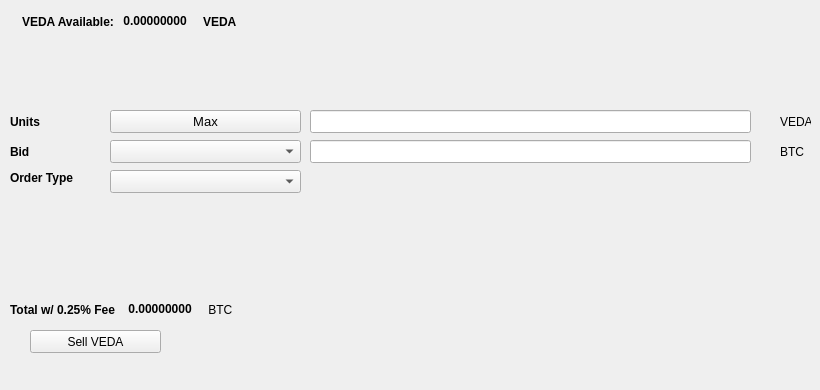
   <widget class="QWidget" name="SellTab">
    <attribute name="title">
     <string>Sell</string>
    </attribute>
    <widget class="QLabel" name="label_16">
     <property name="geometry">
      <rect>
       <x>780</x>
       <y>140</y>
       <width>31</width>
       <height>23</height>
      </rect>
     </property>
     <property name="text">
      <string>BTC</string>
     </property>
    </widget>
    <widget class="QComboBox" name="SellBidcomboBox">
     <property name="geometry">
      <rect>
       <x>110</x>
       <y>140</y>
       <width>191</width>
       <height>23</height>
      </rect>
     </property>
     <property name="font">
      <font>
       <pointsize>10</pointsize>
      </font>
     </property>
    </widget>
    <widget class="QLabel" name="label_18">
     <property name="geometry">
      <rect>
       <x>10</x>
       <y>110</y>
       <width>46</width>
       <height>23</height>
      </rect>
     </property>
     <property name="font">
      <font>
       <weight>75</weight>
       <bold>true</bold>
      </font>
     </property>
     <property name="text">
      <string>Units</string>
     </property>
    </widget>
    <widget class="QPushButton" name="Sell_Max_Amount">
     <property name="geometry">
      <rect>
       <x>110</x>
       <y>110</y>
       <width>191</width>
       <height>23</height>
      </rect>
     </property>
     <property name="font">
      <font>
       <pointsize>10</pointsize>
      </font>
     </property>
     <property name="text">
      <string>Max</string>
     </property>
    </widget>
    <widget class="QLabel" name="label_20">
     <property name="geometry">
      <rect>
       <x>10</x>
       <y>170</y>
       <width>91</width>
       <height>16</height>
      </rect>
     </property>
     <property name="font">
      <font>
       <weight>75</weight>
       <bold>true</bold>
      </font>
     </property>
     <property name="text">
      <string>Order Type</string>
     </property>
    </widget>
    <widget class="QComboBox" name="SellOrdertypeCombo">
     <property name="geometry">
      <rect>
       <x>110</x>
       <y>170</y>
       <width>191</width>
       <height>23</height>
      </rect>
     </property>
     <property name="font">
      <font>
       <pointsize>10</pointsize>
      </font>
     </property>
    </widget>
    <widget class="QLabel" name="label_21">
     <property name="geometry">
      <rect>
       <x>10</x>
       <y>140</y>
       <width>46</width>
       <height>23</height>
      </rect>
     </property>
     <property name="font">
      <font>
       <weight>75</weight>
       <bold>true</bold>
      </font>
     </property>
     <property name="text">
      <string>Bid</string>
     </property>
    </widget>
    <widget class="QLabel" name="label_22">
     <property name="geometry">
      <rect>
       <x>780</x>
       <y>110</y>
       <width>31</width>
       <height>23</height>
      </rect>
     </property>
     <property name="text">
      <string>VEDA</string>
     </property>
    </widget>
    <widget class="QLineEdit" name="UnitsInputVEDA">
     <property name="geometry">
      <rect>
       <x>310</x>
       <y>110</y>
       <width>441</width>
       <height>23</height>
      </rect>
     </property>
     <property name="font">
      <font>
       <pointsize>9</pointsize>
       <weight>75</weight>
       <bold>true</bold>
      </font>
     </property>
    </widget>
    <widget class="QLineEdit" name="SellBidPriceEdit">
     <property name="geometry">
      <rect>
       <x>310</x>
       <y>140</y>
       <width>441</width>
       <height>23</height>
      </rect>
     </property>
     <property name="font">
      <font>
       <pointsize>9</pointsize>
       <weight>75</weight>
       <bold>true</bold>
      </font>
     </property>
    </widget>
    <widget class="QPushButton" name="SellVEDABTN">
     <property name="geometry">
      <rect>
       <x>30</x>
       <y>330</y>
       <width>131</width>
       <height>23</height>
      </rect>
     </property>
     <property name="text">
      <string>Sell VEDA</string>
     </property>
     <property name="icon">
      <iconset resource="../veda">
       <normaloff>:/icons/bitcoin</normaloff>:/icons/bitcoin</iconset>
     </property>
    </widget>
    <widget class="QWidget" name="layoutWidget3">
     <property name="geometry">
      <rect>
       <x>22</x>
       <y>12</y>
       <width>258</width>
       <height>19</height>
      </rect>
     </property>
     <layout class="QHBoxLayout" name="horizontalLayout">
      <item>
       <widget class="QLabel" name="label232_2">
        <property name="font">
         <font>
          <weight>75</weight>
          <bold>true</bold>
         </font>
        </property>
        <property name="text">
         <string>VEDA Available:</string>
        </property>
       </widget>
      </item>
      <item>
       <widget class="QLabel" name="VEDAAvailableLabel">
        <property name="palette">
         <palette>
          <active>
           <colorrole role="WindowText">
            <brush brushstyle="SolidPattern">
             <color alpha="255">
              <red>0</red>
              <green>0</green>
              <blue>0</blue>
             </color>
            </brush>
           </colorrole>
           <colorrole role="Button">
            <brush brushstyle="SolidPattern">
             <color alpha="255">
              <red>0</red>
              <green>170</green>
              <blue>0</blue>
             </color>
            </brush>
           </colorrole>
           <colorrole role="Light">
            <brush brushstyle="SolidPattern">
             <color alpha="255">
              <red>0</red>
              <green>255</green>
              <blue>0</blue>
             </color>
            </brush>
           </colorrole>
           <colorrole role="Midlight">
            <brush brushstyle="SolidPattern">
             <color alpha="255">
              <red>0</red>
              <green>212</green>
              <blue>0</blue>
             </color>
            </brush>
           </colorrole>
           <colorrole role="Dark">
            <brush brushstyle="SolidPattern">
             <color alpha="255">
              <red>0</red>
              <green>85</green>
              <blue>0</blue>
             </color>
            </brush>
           </colorrole>
           <colorrole role="Mid">
            <brush brushstyle="SolidPattern">
             <color alpha="255">
              <red>0</red>
              <green>113</green>
              <blue>0</blue>
             </color>
            </brush>
           </colorrole>
           <colorrole role="Text">
            <brush brushstyle="SolidPattern">
             <color alpha="255">
              <red>0</red>
              <green>170</green>
              <blue>0</blue>
             </color>
            </brush>
           </colorrole>
           <colorrole role="BrightText">
            <brush brushstyle="SolidPattern">
             <color alpha="255">
              <red>255</red>
              <green>255</green>
              <blue>255</blue>
             </color>
            </brush>
           </colorrole>
           <colorrole role="ButtonText">
            <brush brushstyle="SolidPattern">
             <color alpha="255">
              <red>0</red>
              <green>0</green>
              <blue>0</blue>
             </color>
            </brush>
           </colorrole>
           <colorrole role="Base">
            <brush brushstyle="SolidPattern">
             <color alpha="255">
              <red>255</red>
              <green>255</green>
              <blue>255</blue>
             </color>
            </brush>
           </colorrole>
           <colorrole role="Window">
            <brush brushstyle="SolidPattern">
             <color alpha="255">
              <red>0</red>
              <green>170</green>
              <blue>0</blue>
             </color>
            </brush>
           </colorrole>
           <colorrole role="Shadow">
            <brush brushstyle="SolidPattern">
             <color alpha="255">
              <red>0</red>
              <green>0</green>
              <blue>0</blue>
             </color>
            </brush>
           </colorrole>
           <colorrole role="AlternateBase">
            <brush brushstyle="SolidPattern">
             <color alpha="255">
              <red>127</red>
              <green>212</green>
              <blue>127</blue>
             </color>
            </brush>
           </colorrole>
           <colorrole role="ToolTipBase">
            <brush brushstyle="SolidPattern">
             <color alpha="255">
              <red>255</red>
              <green>255</green>
              <blue>220</blue>
             </color>
            </brush>
           </colorrole>
           <colorrole role="ToolTipText">
            <brush brushstyle="SolidPattern">
             <color alpha="255">
              <red>0</red>
              <green>0</green>
              <blue>0</blue>
             </color>
            </brush>
           </colorrole>
          </active>
          <inactive>
           <colorrole role="WindowText">
            <brush brushstyle="SolidPattern">
             <color alpha="255">
              <red>0</red>
              <green>0</green>
              <blue>0</blue>
             </color>
            </brush>
           </colorrole>
           <colorrole role="Button">
            <brush brushstyle="SolidPattern">
             <color alpha="255">
              <red>0</red>
              <green>170</green>
              <blue>0</blue>
             </color>
            </brush>
           </colorrole>
           <colorrole role="Light">
            <brush brushstyle="SolidPattern">
             <color alpha="255">
              <red>0</red>
              <green>255</green>
              <blue>0</blue>
             </color>
            </brush>
           </colorrole>
           <colorrole role="Midlight">
            <brush brushstyle="SolidPattern">
             <color alpha="255">
              <red>0</red>
              <green>212</green>
              <blue>0</blue>
             </color>
            </brush>
           </colorrole>
           <colorrole role="Dark">
            <brush brushstyle="SolidPattern">
             <color alpha="255">
              <red>0</red>
              <green>85</green>
              <blue>0</blue>
             </color>
            </brush>
           </colorrole>
           <colorrole role="Mid">
            <brush brushstyle="SolidPattern">
             <color alpha="255">
              <red>0</red>
              <green>113</green>
              <blue>0</blue>
             </color>
            </brush>
           </colorrole>
           <colorrole role="Text">
            <brush brushstyle="SolidPattern">
             <color alpha="255">
              <red>0</red>
              <green>170</green>
              <blue>0</blue>
             </color>
            </brush>
           </colorrole>
           <colorrole role="BrightText">
            <brush brushstyle="SolidPattern">
             <color alpha="255">
              <red>255</red>
              <green>255</green>
              <blue>255</blue>
             </color>
            </brush>
           </colorrole>
           <colorrole role="ButtonText">
            <brush brushstyle="SolidPattern">
             <color alpha="255">
              <red>0</red>
              <green>0</green>
              <blue>0</blue>
             </color>
            </brush>
           </colorrole>
           <colorrole role="Base">
            <brush brushstyle="SolidPattern">
             <color alpha="255">
              <red>255</red>
              <green>255</green>
              <blue>255</blue>
             </color>
            </brush>
           </colorrole>
           <colorrole role="Window">
            <brush brushstyle="SolidPattern">
             <color alpha="255">
              <red>0</red>
              <green>170</green>
              <blue>0</blue>
             </color>
            </brush>
           </colorrole>
           <colorrole role="Shadow">
            <brush brushstyle="SolidPattern">
             <color alpha="255">
              <red>0</red>
              <green>0</green>
              <blue>0</blue>
             </color>
            </brush>
           </colorrole>
           <colorrole role="AlternateBase">
            <brush brushstyle="SolidPattern">
             <color alpha="255">
              <red>127</red>
              <green>212</green>
              <blue>127</blue>
             </color>
            </brush>
           </colorrole>
           <colorrole role="ToolTipBase">
            <brush brushstyle="SolidPattern">
             <color alpha="255">
              <red>255</red>
              <green>255</green>
              <blue>220</blue>
             </color>
            </brush>
           </colorrole>
           <colorrole role="ToolTipText">
            <brush brushstyle="SolidPattern">
             <color alpha="255">
              <red>0</red>
              <green>0</green>
              <blue>0</blue>
             </color>
            </brush>
           </colorrole>
          </inactive>
          <disabled>
           <colorrole role="WindowText">
            <brush brushstyle="SolidPattern">
             <color alpha="255">
              <red>0</red>
              <green>85</green>
              <blue>0</blue>
             </color>
            </brush>
           </colorrole>
           <colorrole role="Button">
            <brush brushstyle="SolidPattern">
             <color alpha="255">
              <red>0</red>
              <green>170</green>
              <blue>0</blue>
             </color>
            </brush>
           </colorrole>
           <colorrole role="Light">
            <brush brushstyle="SolidPattern">
             <color alpha="255">
              <red>0</red>
              <green>255</green>
              <blue>0</blue>
             </color>
            </brush>
           </colorrole>
           <colorrole role="Midlight">
            <brush brushstyle="SolidPattern">
             <color alpha="255">
              <red>0</red>
              <green>212</green>
              <blue>0</blue>
             </color>
            </brush>
           </colorrole>
           <colorrole role="Dark">
            <brush brushstyle="SolidPattern">
             <color alpha="255">
              <red>0</red>
              <green>85</green>
              <blue>0</blue>
             </color>
            </brush>
           </colorrole>
           <colorrole role="Mid">
            <brush brushstyle="SolidPattern">
             <color alpha="255">
              <red>0</red>
              <green>113</green>
              <blue>0</blue>
             </color>
            </brush>
           </colorrole>
           <colorrole role="Text">
            <brush brushstyle="SolidPattern">
             <color alpha="255">
              <red>0</red>
              <green>85</green>
              <blue>0</blue>
             </color>
            </brush>
           </colorrole>
           <colorrole role="BrightText">
            <brush brushstyle="SolidPattern">
             <color alpha="255">
              <red>255</red>
              <green>255</green>
              <blue>255</blue>
             </color>
            </brush>
           </colorrole>
           <colorrole role="ButtonText">
            <brush brushstyle="SolidPattern">
             <color alpha="255">
              <red>0</red>
              <green>85</green>
              <blue>0</blue>
             </color>
            </brush>
           </colorrole>
           <colorrole role="Base">
            <brush brushstyle="SolidPattern">
             <color alpha="255">
              <red>0</red>
              <green>170</green>
              <blue>0</blue>
             </color>
            </brush>
           </colorrole>
           <colorrole role="Window">
            <brush brushstyle="SolidPattern">
             <color alpha="255">
              <red>0</red>
              <green>170</green>
              <blue>0</blue>
             </color>
            </brush>
           </colorrole>
           <colorrole role="Shadow">
            <brush brushstyle="SolidPattern">
             <color alpha="255">
              <red>0</red>
              <green>0</green>
              <blue>0</blue>
             </color>
            </brush>
           </colorrole>
           <colorrole role="AlternateBase">
            <brush brushstyle="SolidPattern">
             <color alpha="255">
              <red>0</red>
              <green>170</green>
              <blue>0</blue>
             </color>
            </brush>
           </colorrole>
           <colorrole role="ToolTipBase">
            <brush brushstyle="SolidPattern">
             <color alpha="255">
              <red>255</red>
              <green>255</green>
              <blue>220</blue>
             </color>
            </brush>
           </colorrole>
           <colorrole role="ToolTipText">
            <brush brushstyle="SolidPattern">
             <color alpha="255">
              <red>0</red>
              <green>0</green>
              <blue>0</blue>
             </color>
            </brush>
           </colorrole>
          </disabled>
         </palette>
        </property>
        <property name="font">
         <font>
          <weight>75</weight>
          <bold>true</bold>
         </font>
        </property>
        <property name="text">
         <string> 0.00000000 </string>
        </property>
        <property name="textInteractionFlags">
         <set>Qt::LinksAccessibleByMouse|Qt::TextSelectableByKeyboard|Qt::TextSelectableByMouse</set>
        </property>
       </widget>
      </item>
      <item>
       <widget class="QLabel" name="labelVEDA">
        <property name="font">
         <font>
          <weight>75</weight>
          <bold>true</bold>
         </font>
        </property>
        <property name="text">
         <string>VEDA</string>
        </property>
       </widget>
      </item>
     </layout>
    </widget>
    <widget class="QWidget" name="layoutWidget">
     <property name="geometry">
      <rect>
       <x>10</x>
       <y>300</y>
       <width>268</width>
       <height>19</height>
      </rect>
     </property>
     <layout class="QHBoxLayout" name="horizontalLayout_2">
      <item>
       <widget class="QLabel" name="label_19">
        <property name="font">
         <font>
          <weight>75</weight>
          <bold>true</bold>
         </font>
        </property>
        <property name="text">
         <string>Total w/ 0.25% Fee </string>
        </property>
       </widget>
      </item>
      <item>
       <widget class="QLabel" name="SellCostLabel">
        <property name="palette">
         <palette>
          <active>
           <colorrole role="WindowText">
            <brush brushstyle="SolidPattern">
             <color alpha="255">
              <red>0</red>
              <green>0</green>
              <blue>0</blue>
             </color>
            </brush>
           </colorrole>
           <colorrole role="Button">
            <brush brushstyle="SolidPattern">
             <color alpha="255">
              <red>0</red>
              <green>170</green>
              <blue>0</blue>
             </color>
            </brush>
           </colorrole>
           <colorrole role="Light">
            <brush brushstyle="SolidPattern">
             <color alpha="255">
              <red>0</red>
              <green>255</green>
              <blue>0</blue>
             </color>
            </brush>
           </colorrole>
           <colorrole role="Midlight">
            <brush brushstyle="SolidPattern">
             <color alpha="255">
              <red>0</red>
              <green>212</green>
              <blue>0</blue>
             </color>
            </brush>
           </colorrole>
           <colorrole role="Dark">
            <brush brushstyle="SolidPattern">
             <color alpha="255">
              <red>0</red>
              <green>85</green>
              <blue>0</blue>
             </color>
            </brush>
           </colorrole>
           <colorrole role="Mid">
            <brush brushstyle="SolidPattern">
             <color alpha="255">
              <red>0</red>
              <green>113</green>
              <blue>0</blue>
             </color>
            </brush>
           </colorrole>
           <colorrole role="Text">
            <brush brushstyle="SolidPattern">
             <color alpha="255">
              <red>0</red>
              <green>170</green>
              <blue>0</blue>
             </color>
            </brush>
           </colorrole>
           <colorrole role="BrightText">
            <brush brushstyle="SolidPattern">
             <color alpha="255">
              <red>255</red>
              <green>255</green>
              <blue>255</blue>
             </color>
            </brush>
           </colorrole>
           <colorrole role="ButtonText">
            <brush brushstyle="SolidPattern">
             <color alpha="255">
              <red>0</red>
              <green>0</green>
              <blue>0</blue>
             </color>
            </brush>
           </colorrole>
           <colorrole role="Base">
            <brush brushstyle="SolidPattern">
             <color alpha="255">
              <red>255</red>
              <green>255</green>
              <blue>255</blue>
             </color>
            </brush>
           </colorrole>
           <colorrole role="Window">
            <brush brushstyle="SolidPattern">
             <color alpha="255">
              <red>0</red>
              <green>170</green>
              <blue>0</blue>
             </color>
            </brush>
           </colorrole>
           <colorrole role="Shadow">
            <brush brushstyle="SolidPattern">
             <color alpha="255">
              <red>0</red>
              <green>0</green>
              <blue>0</blue>
             </color>
            </brush>
           </colorrole>
           <colorrole role="AlternateBase">
            <brush brushstyle="SolidPattern">
             <color alpha="255">
              <red>127</red>
              <green>212</green>
              <blue>127</blue>
             </color>
            </brush>
           </colorrole>
           <colorrole role="ToolTipBase">
            <brush brushstyle="SolidPattern">
             <color alpha="255">
              <red>255</red>
              <green>255</green>
              <blue>220</blue>
             </color>
            </brush>
           </colorrole>
           <colorrole role="ToolTipText">
            <brush brushstyle="SolidPattern">
             <color alpha="255">
              <red>0</red>
              <green>0</green>
              <blue>0</blue>
             </color>
            </brush>
           </colorrole>
          </active>
          <inactive>
           <colorrole role="WindowText">
            <brush brushstyle="SolidPattern">
             <color alpha="255">
              <red>0</red>
              <green>0</green>
              <blue>0</blue>
             </color>
            </brush>
           </colorrole>
           <colorrole role="Button">
            <brush brushstyle="SolidPattern">
             <color alpha="255">
              <red>0</red>
              <green>170</green>
              <blue>0</blue>
             </color>
            </brush>
           </colorrole>
           <colorrole role="Light">
            <brush brushstyle="SolidPattern">
             <color alpha="255">
              <red>0</red>
              <green>255</green>
              <blue>0</blue>
             </color>
            </brush>
           </colorrole>
           <colorrole role="Midlight">
            <brush brushstyle="SolidPattern">
             <color alpha="255">
              <red>0</red>
              <green>212</green>
              <blue>0</blue>
             </color>
            </brush>
           </colorrole>
           <colorrole role="Dark">
            <brush brushstyle="SolidPattern">
             <color alpha="255">
              <red>0</red>
              <green>85</green>
              <blue>0</blue>
             </color>
            </brush>
           </colorrole>
           <colorrole role="Mid">
            <brush brushstyle="SolidPattern">
             <color alpha="255">
              <red>0</red>
              <green>113</green>
              <blue>0</blue>
             </color>
            </brush>
           </colorrole>
           <colorrole role="Text">
            <brush brushstyle="SolidPattern">
             <color alpha="255">
              <red>0</red>
              <green>170</green>
              <blue>0</blue>
             </color>
            </brush>
           </colorrole>
           <colorrole role="BrightText">
            <brush brushstyle="SolidPattern">
             <color alpha="255">
              <red>255</red>
              <green>255</green>
              <blue>255</blue>
             </color>
            </brush>
           </colorrole>
           <colorrole role="ButtonText">
            <brush brushstyle="SolidPattern">
             <color alpha="255">
              <red>0</red>
              <green>0</green>
              <blue>0</blue>
             </color>
            </brush>
           </colorrole>
           <colorrole role="Base">
            <brush brushstyle="SolidPattern">
             <color alpha="255">
              <red>255</red>
              <green>255</green>
              <blue>255</blue>
             </color>
            </brush>
           </colorrole>
           <colorrole role="Window">
            <brush brushstyle="SolidPattern">
             <color alpha="255">
              <red>0</red>
              <green>170</green>
              <blue>0</blue>
             </color>
            </brush>
           </colorrole>
           <colorrole role="Shadow">
            <brush brushstyle="SolidPattern">
             <color alpha="255">
              <red>0</red>
              <green>0</green>
              <blue>0</blue>
             </color>
            </brush>
           </colorrole>
           <colorrole role="AlternateBase">
            <brush brushstyle="SolidPattern">
             <color alpha="255">
              <red>127</red>
              <green>212</green>
              <blue>127</blue>
             </color>
            </brush>
           </colorrole>
           <colorrole role="ToolTipBase">
            <brush brushstyle="SolidPattern">
             <color alpha="255">
              <red>255</red>
              <green>255</green>
              <blue>220</blue>
             </color>
            </brush>
           </colorrole>
           <colorrole role="ToolTipText">
            <brush brushstyle="SolidPattern">
             <color alpha="255">
              <red>0</red>
              <green>0</green>
              <blue>0</blue>
             </color>
            </brush>
           </colorrole>
          </inactive>
          <disabled>
           <colorrole role="WindowText">
            <brush brushstyle="SolidPattern">
             <color alpha="255">
              <red>0</red>
              <green>85</green>
              <blue>0</blue>
             </color>
            </brush>
           </colorrole>
           <colorrole role="Button">
            <brush brushstyle="SolidPattern">
             <color alpha="255">
              <red>0</red>
              <green>170</green>
              <blue>0</blue>
             </color>
            </brush>
           </colorrole>
           <colorrole role="Light">
            <brush brushstyle="SolidPattern">
             <color alpha="255">
              <red>0</red>
              <green>255</green>
              <blue>0</blue>
             </color>
            </brush>
           </colorrole>
           <colorrole role="Midlight">
            <brush brushstyle="SolidPattern">
             <color alpha="255">
              <red>0</red>
              <green>212</green>
              <blue>0</blue>
             </color>
            </brush>
           </colorrole>
           <colorrole role="Dark">
            <brush brushstyle="SolidPattern">
             <color alpha="255">
              <red>0</red>
              <green>85</green>
              <blue>0</blue>
             </color>
            </brush>
           </colorrole>
           <colorrole role="Mid">
            <brush brushstyle="SolidPattern">
             <color alpha="255">
              <red>0</red>
              <green>113</green>
              <blue>0</blue>
             </color>
            </brush>
           </colorrole>
           <colorrole role="Text">
            <brush brushstyle="SolidPattern">
             <color alpha="255">
              <red>0</red>
              <green>85</green>
              <blue>0</blue>
             </color>
            </brush>
           </colorrole>
           <colorrole role="BrightText">
            <brush brushstyle="SolidPattern">
             <color alpha="255">
              <red>255</red>
              <green>255</green>
              <blue>255</blue>
             </color>
            </brush>
           </colorrole>
           <colorrole role="ButtonText">
            <brush brushstyle="SolidPattern">
             <color alpha="255">
              <red>0</red>
              <green>85</green>
              <blue>0</blue>
             </color>
            </brush>
           </colorrole>
           <colorrole role="Base">
            <brush brushstyle="SolidPattern">
             <color alpha="255">
              <red>0</red>
              <green>170</green>
              <blue>0</blue>
             </color>
            </brush>
           </colorrole>
           <colorrole role="Window">
            <brush brushstyle="SolidPattern">
             <color alpha="255">
              <red>0</red>
              <green>170</green>
              <blue>0</blue>
             </color>
            </brush>
           </colorrole>
           <colorrole role="Shadow">
            <brush brushstyle="SolidPattern">
             <color alpha="255">
              <red>0</red>
              <green>0</green>
              <blue>0</blue>
             </color>
            </brush>
           </colorrole>
           <colorrole role="AlternateBase">
            <brush brushstyle="SolidPattern">
             <color alpha="255">
              <red>0</red>
              <green>170</green>
              <blue>0</blue>
             </color>
            </brush>
           </colorrole>
           <colorrole role="ToolTipBase">
            <brush brushstyle="SolidPattern">
             <color alpha="255">
              <red>255</red>
              <green>255</green>
              <blue>220</blue>
             </color>
            </brush>
           </colorrole>
           <colorrole role="ToolTipText">
            <brush brushstyle="SolidPattern">
             <color alpha="255">
              <red>0</red>
              <green>0</green>
              <blue>0</blue>
             </color>
            </brush>
           </colorrole>
          </disabled>
         </palette>
        </property>
        <property name="font">
         <font>
          <weight>75</weight>
          <bold>true</bold>
         </font>
        </property>
        <property name="autoFillBackground">
         <bool>false</bool>
        </property>
        <property name="text">
         <string> 0.00000000</string>
        </property>
        <property name="textInteractionFlags">
         <set>Qt::LinksAccessibleByMouse|Qt::TextSelectableByMouse</set>
        </property>
       </widget>
      </item>
      <item>
       <widget class="QLabel" name="label_17">
        <property name="font">
         <font>
          <weight>50</weight>
          <bold>false</bold>
         </font>
        </property>
        <property name="text">
         <string> BTC</string>
        </property>
       </widget>
      </item>
     </layout>
    </widget>
    <widget class="QLabel" name="label_23">
     <property name="geometry">
      <rect>
       <x>460</x>
       <y>300</y>
       <width>281</width>
       <height>81</height>
      </rect>
     </property>
     <property name="text">
      <string/>
     </property>
     <property name="pixmap">
      <pixmap>:/images/bittrex</pixmap>
     </property>
    </widget>
   </widget>
